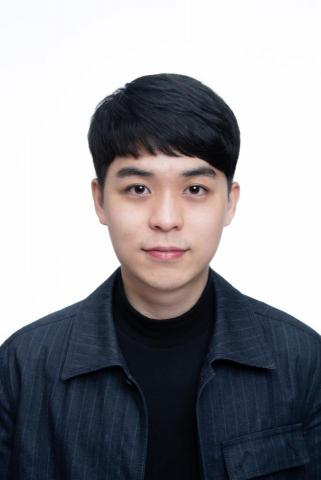
#> input picture image2.jpg, 321 x 480 px
$ python test4.py
#> lines starting #> are read from the running program, lines starting #| are printed output that depends on the picture
#> in main, image is the input picture: shape (480, 321, 3); mean B, G, R 151.1, 146.4, 146.4
import cv2
import numpy as np

def resize_image(image, scale, interpolation):
    height, width = image.shape[:2]
    new_size = (int(width * scale), int(height * scale))
    return cv2.resize(image, new_size, interpolation=interpolation)

def detect_and_crop_face(image):
    face_cascade = cv2.CascadeClassifier(cv2.data.haarcascades + 'haarcascade_frontalface_default.xml')
    gray = cv2.cvtColor(image, cv2.COLOR_BGR2GRAY)
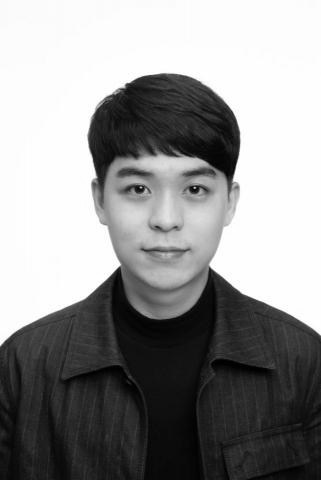
#> gray: shape (480, 321); min 0, max 255, mean 146.9
    faces = face_cascade.detectMultiScale(gray, scaleFactor=1.1, minNeighbors=5, minSize=(30, 30))
#> faces = [[87, 129, 157, 157]]

    if len(faces) == 0:
        print("未偵測到人臉")
        return None

    x, y, w, h = faces[0]  # 取第一個偵測到的人臉
#> x = 87; y = 129; w = 157; h = 157
    face_image = image[y:y+h, x:x+w]
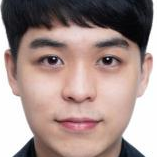
#> face_image: shape (157, 157, 3); mean B, G, R 139, 143.4, 164.5
    return face_image

def main():
    # 讀取影像
    image = cv2.imread('image2.jpg')  # 請確保影像檔案 'image.jpg' 存在

    if image is None:
        print("無法讀取影像，請檢查檔案路徑！")
        return

    # 人臉裁切
    face_image = detect_and_crop_face(image)

    if face_image is not None:
        # 顯示原始影像
        cv2.imshow('Original Image', image)
        cv2.imshow('Cropped Face', face_image)

    # 等待按鍵按下再關閉視窗
    cv2.waitKey(0)
    cv2.destroyAllWindows()

if __name__ == "__main__":
    main()
